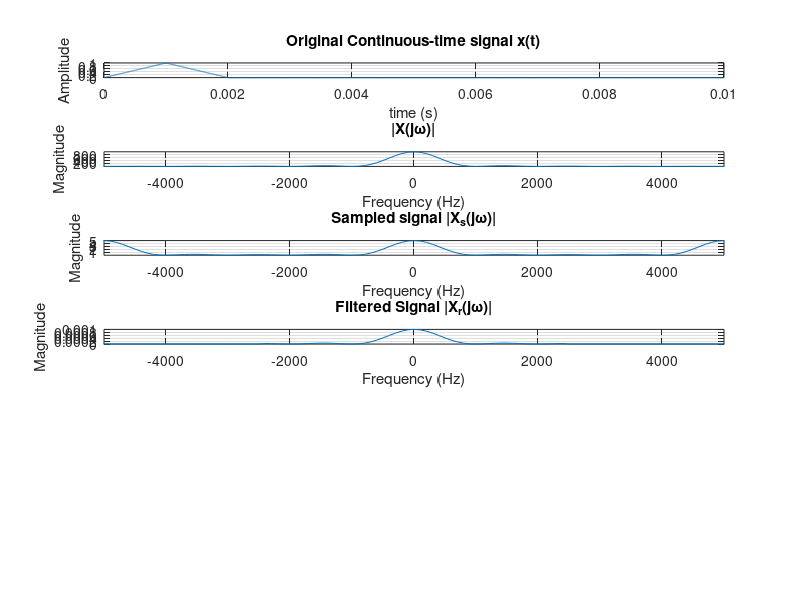

This figure's MATLAB source: (Note: this script raises an error after producing the figure.)
clear all
%% Declare Variables
Trep = 1e-6;
t = [0:Trep:0.01];
ftone = 1000;
fs = ftone * 5;
Ts = 1/fs;

A=1e-3;
raiseindex=max(find(t<A));
decayindex=max(find(t<2*A));
xt=zeros(size(t));
xt(1:raiseindex)=t(1:raiseindex)/A;
xt(raiseindex+1:decayindex)=1-t(1:raiseindex)/A;

%% Continuous Signal
subplot(6,1,1);
plot(t, xt);grid
xlabel("time (s)");
ylabel("Amplitude");
title('Original Continuous-time signal x(t)');

%% Fourier Transfrom
Xjw = fft(xt);
Xjw = fftshift(Xjw);
faxis = linspace(-1/Trep/2,1/Trep/2,length(Xjw));
subplot(6,1,2);
plot(faxis, abs(Xjw));grid
axis([-fs fs -inf inf])
xlabel("Frequency (Hz)");
ylabel("Magnitude")
title('|X(j\omega)|');


%% Impulse train
y = zeros(size(t));
y(1:1/(fs*Trep):end) = 1;

%Xs(t)
xs = xt .* y;

%% Fourier transform of Xs
Xsjw = fft(xs, length(t));
Xsjw = fftshift(Xsjw);

subplot(6,1,3);
plot(faxis, abs(Xsjw));grid
axis([-fs fs -inf inf]);
xlabel("Frequency (Hz)");
ylabel("Magnitude");
title('Sampled signal |X_s(j\omega)|');

%% Filtered signal low pass filter
Hr = Ts * (abs(2 * pi * faxis) < (pi/Ts));

% Hr = zeros(1, length(faxis));
% 
% for i = 1:length(faxis)
%   if abs(2 * pi * faxis(i)) < (pi / Ts)
%     Hr(i) = Ts;
%   end
% end

Xrjw =  Xsjw .* Hr;

subplot(6,1,4);
plot(faxis, abs(Xrjw));grid
axis([-fs fs -inf inf]);
xlabel("Frequency (Hz)");
ylabel("Magnitude");
title('Filtered Signal |X_r(j\omega)|');

%% Reconstructed signal
xrt = Inv_Fourier(Xrjw);

xrt=max(xt)/max(xrt)*xrt;

subplot(6,1,5);
plot(t, xrt); grid
xlabel("Time (s)");
ylabel("Amplitude");
title('Reconstructed signal x_r(t)');

subplot(6,1,6);
plot(t,xt, '-r', t, xrt, '-c');grid
xlabel("Time (s)");
ylabel("Amplitude");
legend('Original Signal x(t)', 'Reconstructed Signal x_r(t)')
title('Original Signal x(t) & Reconstructed signal x_r(t)');

